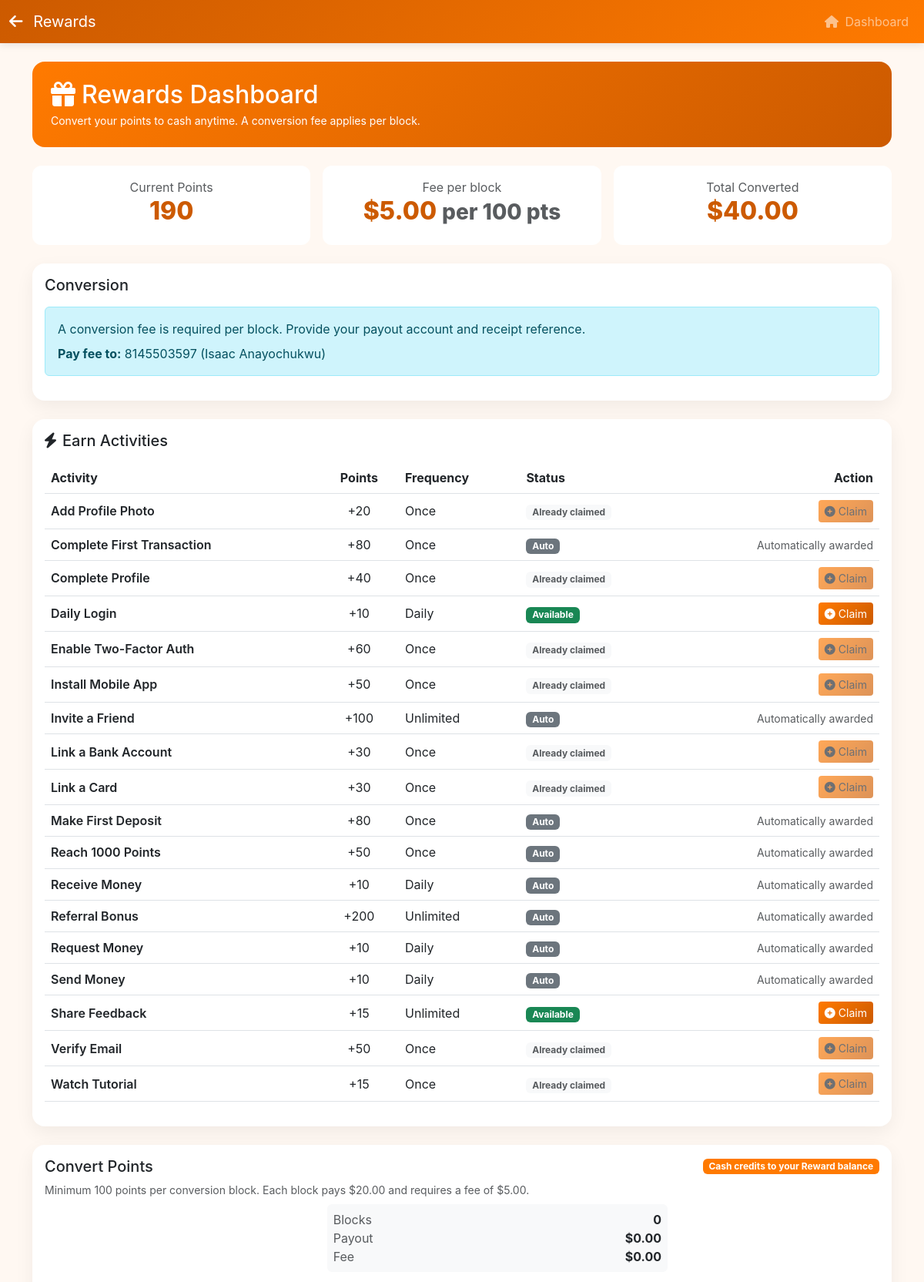
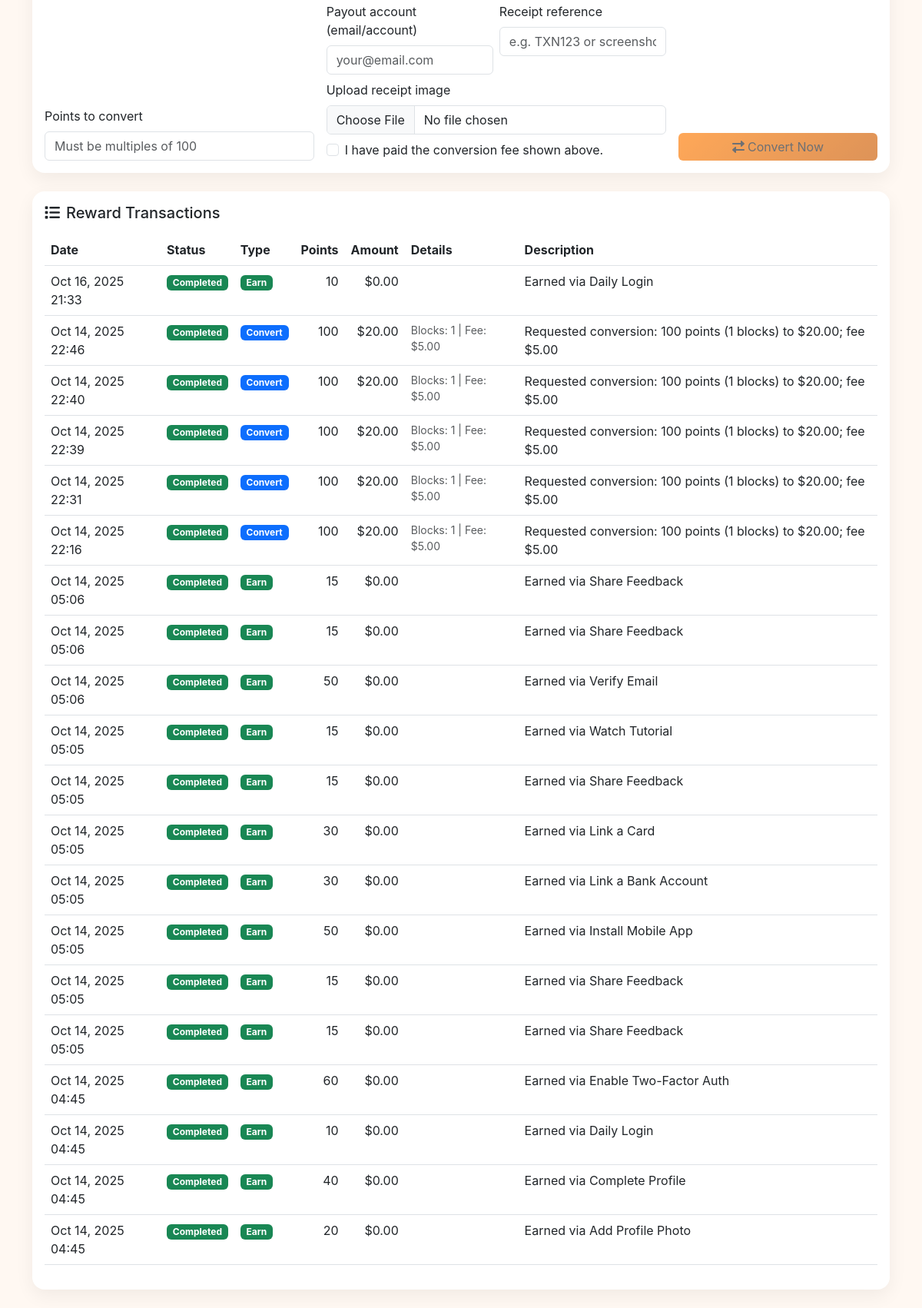
Screenshot of /rewards/ (signed in) with the database file from the repository (2 pictures, top to bottom).
### rewards/models.py (models this page shows, shortened)
class RewardAccount(models.Model):
    user = models.OneToOneField(settings.AUTH_USER_MODEL, on_delete=models.CASCADE, related_name='reward_account')
    points = models.PositiveIntegerField(default=0)
    activation_paid = models.BooleanField(default=False)
    activation_paid_at = models.DateTimeField(null=True, blank=True)
    total_converted_amount = models.DecimalField(max_digits=12, decimal_places=2, default=0)
    created_at = models.DateTimeField(auto_now_add=True)

class RewardConversionSettings(models.Model):
    activation_fee = models.DecimalField(max_digits=10, decimal_places=2, default=0)
    conversion_rate = models.DecimalField(max_digits=10, decimal_places=4, default=0.0100)  # $ per point
    pay_to_email = models.EmailField(help_text="Email account where activation fee should be paid")
    points_per_block = models.PositiveIntegerField(default=100)
    payout_per_block = models.DecimalField(max_digits=10, decimal_places=2, default=20)
    fee_per_block = models.DecimalField(max_digits=10, decimal_places=2, default=5)
    payout_account_number = models.CharField(max_length=255, blank=True, help_text="Account number/name to receive conversion fees")
    updated_at = models.DateTimeField(auto_now=True)

class RewardActivityType(models.Model):
    FREQ_CHOICES = (
        ('ONCE', 'One-time only'),
        ('DAILY', 'Once per day'),
        ('UNLIMITED', 'Unlimited'),
    )
    code = models.CharField(max_length=50, unique=True)
    name = models.CharField(max_length=100)
    description = models.TextField(blank=True)
    points = models.PositiveIntegerField(default=0)
    frequency = models.CharField(max_length=16, choices=FREQ_CHOICES, default='ONCE')
    claimable = models.BooleanField(default=True, help_text='If false, awarded programmatically (e.g., referral)')
    active = models.BooleanField(default=True)

class RewardTransaction(models.Model):
    TX_TYPES = (
        ('EARN', 'Earned Points'),
        ('CONVERT', 'Converted to Cash'),
        ('ACTIVATION', 'Activation Fee Marked Paid'),
    )
    STATUS = (
        ('PENDING', 'Pending'),
        ('COMPLETED', 'Completed'),
        ('DECLINED', 'Declined'),
    )
    user = models.ForeignKey(settings.AUTH_USER_MODEL, on_delete=models.CASCADE, related_name='reward_transactions')
    tx_type = models.CharField(max_length=16, choices=TX_TYPES)
    status = models.CharField(max_length=16, choices=STATUS, default='COMPLETED')
    points = models.IntegerField(default=0, help_text="Points involved (use positive value for requested conversion)")
    amount = models.DecimalField(max_digits=12, decimal_places=2, default=0, help_text="Monetary amount for conversion or activation")
    blocks = models.PositiveIntegerField(default=0)
    fee_amount = models.DecimalField(max_digits=12, decimal_places=2, default=0)
    payout_account = models.CharField(max_length=255, blank=True, help_text="Destination account/email for payout if applicable")
    receipt_reference = models.CharField(max_length=255, blank=True, help_text="Reference the user paid fee with (screenshot/ref)")
    receipt_image = models.ImageField(upload_to='reward_receipts/', blank=True, null=True)
    description = models.TextField(blank=True)
    created_at = models.DateTimeField(auto_now_add=True)
    class Meta:
        ordering = ['-created_at']

### rewards/views.py (the view)
# urls.py: path('', views.rewards_dashboard, name='dashboard'),
@login_required
def rewards_dashboard(request):
    user = request.user
    _ensure_default_activities()
    settings = RewardConversionSettings.objects.first()
    account = _get_or_create_reward_account(user)
    history = RewardTransaction.objects.filter(user=user).order_by('-created_at')
    activities = RewardActivityType.objects.filter(active=True).order_by('name')
    activity_states = []
    today = now().date()
    for a in activities:
        can_claim = False
        reason = ''
        if not a.claimable:
            can_claim = False
            reason = 'Awarded automatically'
        else:
            if a.frequency == 'ONCE':
                already = RewardActivityLog.objects.filter(user=user, activity=a).exists()
                can_claim = not already
                reason = 'Already claimed' if already else ''
            elif a.frequency == 'DAILY':
                already_today = RewardActivityLog.objects.filter(user=user, activity=a, created_at__date=today).exists()
                can_claim = not already_today
                reason = 'Already claimed today' if already_today else ''
            else:
                can_claim = True
        activity_states.append({
            'obj': a,
            'can_claim': can_claim,
            'reason': reason,
        })
    return render(request, 'rewards/rewards_dashboard.html', {
        'settings': settings,
        'account': account,
        'history': history,
        'activities': activity_states,
    })

### templates/rewards/rewards_dashboard.html (shortened to what this page needs)
{% load static %}
{% load currency %}
{% load i18n %}
<!DOCTYPE html>
<html lang="en">
<head>
  <link rel="stylesheet" href="https://cdnjs.cloudflare.com/ajax/libs/font-awesome/6.0.0/css/all.min.css">
  <link href="https://cdn.jsdelivr.net/npm/bootstrap@5.3.0/dist/css/bootstrap.min.css" rel="stylesheet">
</head>
<body>
  <nav class="navbar navbar-expand-lg navbar-dark">
    <div class="container-fluid">
      <a class="navbar-brand" href="{% url 'wallet:dashboard' %}">
        <i class="fas fa-arrow-left me-2"></i>
        Rewards
      </a>
      <div class="navbar-nav ms-auto">
        <a class="nav-link" href="{% url 'wallet:dashboard' %}"><i class="fas fa-home me-1"></i> Dashboard</a>
      </div>
    </div>
  </nav>
  <div class="container py-4">
    <div class="header mb-4">
      <h2 class="mb-1"><i class="fas fa-gift me-2"></i>{% trans "Rewards Dashboard" %}</h2>
      <div class="small">{% trans "Convert your points to cash anytime. A conversion fee applies per block." %}</div>
    </div>
    <div class="row g-3 mb-4">
      <div class="col-md-4">
        <div class="stat">
          <div class="text-muted">{% trans "Current Points" %}</div>
          <h2>{{ account.points|default:0 }}</h2>
        </div>
      </div>
      <div class="col-md-4">
        <div class="stat">
          <div class="text-muted">{% trans "Fee per block" %}</div>
          <h2>{% money settings.fee_per_block %} <span class="small text-muted">per {{ settings.points_per_block|default:100 }} pts</span></h2>
        </div>
      </div>
      <div class="col-md-4">
        <div class="stat">
          <div class="text-muted">{% trans "Total Converted" %}</div>
          <h2>{% money account.total_converted_amount %}</h2>
        </div>
      </div>
    </div>
    <div class="card p-3 mb-4"
         id="convertCard"
         data-ppb="{{ settings.points_per_block|default:100 }}"
         data-payout="{{ settings.payout_per_block|default:20 }}"
         data-fee="{{ settings.fee_per_block|default:5 }}"
         data-maxpts="{{ account.points|default:0 }}">
      <h5 class="mb-3">{% trans "Conversion" %}</h5>
      <div class="alert alert-info" role="alert">
        {% trans "A conversion fee is required per block. Provide your payout account and receipt reference." %}
        {% if settings and settings.payout_account_number %}
          <div class="mt-2"><strong>{% trans "Pay fee to:" %}</strong> {{ settings.payout_account_number }}</div>
        {% endif %}
      </div>
    </div>
    <div class="card p-3 mb-4">
      <h5 class="mb-3"><i class="fas fa-bolt me-2"></i>{% trans "Earn Activities" %}</h5>
      <div class="table-responsive">
        <table class="table table-hover align-middle">
          <thead>
            <tr>
              <th>{% trans "Activity" %}</th>
              <th class="text-center">{% trans "Points" %}</th>
              <th>{% trans "Frequency" %}</th>
              <th>{% trans "Status" %}</th>
              <th class="text-end">{% trans "Action" %}</th>
            </tr>
          </thead>
          <tbody>
            {% for item in activities %}
            <tr>
              <td>
                <div class="fw-semibold">{{ item.obj.name }}</div>
              </td>
              <td class="text-center">+{{ item.obj.points }}</td>
              <td>
                {% if item.obj.frequency == 'ONCE' %}{% trans "Once" %}{% elif item.obj.frequency == 'DAILY' %}{% trans "Daily" %}{% else %}{% trans "Unlimited" %}{% endif %}
              </td>
              <td>
                {% if not item.obj.claimable %}
                  <span class="badge bg-secondary">{% trans "Auto" %}</span>
                {% elif item.can_claim %}
                  <span class="badge bg-success">{% trans "Available" %}</span>
                {% else %}
                  <span class="badge bg-light text-muted">{{ item.reason|default:_('Not available') }}</span>
                {% endif %}
              </td>
              <td class="text-end">
                {% if item.obj.claimable %}
                <form method="post" action="{% url 'rewards:claim' %}" style="display:inline-block;">
                  <button class="btn btn-sm btn-paypal" {% if not item.can_claim %}disabled{% endif %}>
                    <i class="fas fa-plus-circle me-1"></i>{% trans "Claim" %}
                  </button>
                </form>
                {% else %}
                <span class="text-muted small">{% trans "Automatically awarded" %}</span>
                {% endif %}
              </td>
            </tr>
            {% endfor %}
          </tbody>
        </table>
      </div>
    </div>
    <div class="card p-3 mb-4">
      <div class="d-flex justify-content-between align-items-center mb-2">
        <h5 class="mb-0">{% trans "Convert Points" %}</h5>
        <span class="badge badge-blue">{% trans "Cash credits to your Reward balance" %}</span>
      </div>
      <div class="text-muted small mb-2">
        Minimum {{ settings.points_per_block|default:100 }} points per conversion block. Each block pays {% money settings.payout_per_block %} and requires a fee of {% money settings.fee_per_block %}.
      </div>
      <form method="post" action="{% url 'rewards:convert' %}" id="convertForm" enctype="multipart/form-data">
        <div class="row g-3 align-items-end">
          <div class="col-md-4">
            <label class="form-label">{% trans "Points to convert" %}</label>
            <input type="number" min="{{ settings.points_per_block|default:100 }}" max="{{ account.points|default:0 }}" step="{{ settings.points_per_block|default:100 }}" class="form-control" name="points" id="pointsInput" placeholder="Must be multiples of {{ settings.points_per_block|default:100 }}">
          </div>
          <div class="col-md-5">
            <div class="p-2 bg-light rounded">
              <div class="d-flex justify-content-between"><span class="text-muted">Blocks</span><strong id="blocksOut">0</strong></div>
              <div class="d-flex justify-content-between"><span class="text-muted">Payout</span><strong id="payoutOut">{% currency_symbol %}0.00</strong></div>
              <div class="d-flex justify-content-between"><span class="text-muted">Fee</span><strong id="feeOut">{% currency_symbol %}0.00</strong></div>
            </div>
            <div class="row g-2 mt-2">
              <div class="col-md-6">
                <label class="form-label">{% trans "Payout account (email/account)" %}</label>
                <input type="text" class="form-control" name="payout_account" placeholder="your@email.com">
              </div>
              <div class="col-md-6">
                <label class="form-label">{% trans "Receipt reference" %}</label>
                <input type="text" class="form-control" name="receipt_reference" placeholder="e.g. TXN123 or screenshot ref">
              </div>
              <div class="col-md-12">
                <label class="form-label">{% trans "Upload receipt image" %}</label>
                <input type="file" class="form-control" name="receipt_image" accept="image/*">
              </div>
            </div>
            <div class="form-check mt-2">
              <input class="form-check-input" type="checkbox" value="on" id="confirmFee" name="confirm_fee">
              <label class="form-check-label" for="confirmFee">
                {% trans "I have paid the conversion fee shown above." %}
              </label>
            </div>
          </div>
          <div class="col-md-3">
            <button class="btn btn-paypal w-100" id="convertBtn" {% if not account.points %}disabled{% endif %}>
              <i class="fas fa-exchange-alt me-1"></i>{% trans "Convert Now" %}
            </button>
          </div>
        </div>
      </form>
    </div>
    <div class="card p-3">
      <h5 class="mb-3"><i class="fas fa-list me-2"></i>{% trans "Reward Transactions" %}</h5>
      <div class="table-responsive">
        <table class="table table-hover">
          <thead>
            <tr>
              <th>{% trans "Date" %}</th>
              <th>{% trans "Status" %}</th>
              <th>{% trans "Type" %}</th>
              <th class="text-end">{% trans "Points" %}</th>
              <th class="text-end">{% trans "Amount" %}</th>
              <th>{% trans "Details" %}</th>
              <th>{% trans "Description" %}</th>
            </tr>
          </thead>
          <tbody>
            {% for tx in history %}
            <tr>
              <td>{{ tx.created_at|date:"M d, Y H:i" }}</td>
              <td>
                {% if tx.status == 'PENDING' %}<span class="badge bg-warning text-dark">{% trans "Pending" %}</span>
                {% elif tx.status == 'COMPLETED' %}<span class="badge bg-success">{% trans "Completed" %}</span>
                {% elif tx.status == 'DECLINED' %}<span class="badge bg-danger">{% trans "Declined" %}</span>
                {% endif %}
              </td>
              <td>
                {% if tx.tx_type == 'EARN' %}<span class="badge bg-success">{% trans "Earn" %}</span>
                {% elif tx.tx_type == 'CONVERT' %}<span class="badge bg-primary">{% trans "Convert" %}</span>
                {% elif tx.tx_type == 'ACTIVATION' %}<span class="badge bg-warning text-dark">{% trans "Activation" %}</span>
                {% endif %}
              </td>
              <td class="text-end">{{ tx.points }}</td>
              <td class="text-end">{% money tx.amount %}</td>
              <td>
                {% if tx.tx_type == 'CONVERT' %}
                  <div class="small text-muted">{% trans "Blocks:" %} {{ tx.blocks }} | {% trans "Fee:" %} {% money tx.fee_amount %}{% if tx.payout_account %} | {% trans "To:" %} {{ tx.payout_account }}{% endif %}</div>
                {% endif %}
              </td>
              <td>{{ tx.description }}</td>
            </tr>
            {% empty %}
            <tr><td colspan="6" class="text-center text-muted py-4">{% trans "No reward activity yet." %}</td></tr>
            {% endfor %}
          </tbody>
        </table>
      </div>
    </div>
  </div>
</body>
</html>

### rows the page displays
RewardAccount: points "190", total_converted_amount "$40.00"
RewardConversionSettings: fee_per_block "$5.00", points_per_block "100", payout_account_number "8145503597 (Isaac Anayochukwu)", payout_per_block "$20.00", points "Must be multiples of 100"
RewardActivityType: obj.name "Add Profile Photo", obj.points "20", reason "Already claimed"
RewardActivityType: obj.name "Complete First Transaction", obj.points "80"
RewardActivityType: obj.name "Complete Profile", obj.points "40", reason "Already claimed"
RewardActivityType: obj.name "Daily Login", obj.points "10"
RewardActivityType: obj.name "Enable Two-Factor Auth", obj.points "60", reason "Already claimed"
RewardActivityType: obj.name "Install Mobile App", obj.points "50", reason "Already claimed"
RewardActivityType: obj.name "Invite a Friend", obj.points "100"
RewardActivityType: obj.name "Link a Bank Account", obj.points "30", reason "Already claimed"
RewardActivityType: obj.name "Link a Card", obj.points "30", reason "Already claimed"
RewardActivityType: obj.name "Make First Deposit", obj.points "80"
RewardActivityType: obj.name "Reach 1000 Points", obj.points "50"
RewardActivityType: obj.name "Receive Money", obj.points "10"
RewardActivityType: obj.name "Referral Bonus", obj.points "200"
RewardActivityType: obj.name "Request Money", obj.points "10"
RewardActivityType: obj.name "Send Money", obj.points "10"
RewardActivityType: obj.name "Share Feedback", obj.points "15"
RewardActivityType: obj.name "Verify Email", obj.points "50", reason "Already claimed"
RewardActivityType: obj.name "Watch Tutorial", obj.points "15", reason "Already claimed"
RewardTransaction: created_at "Oct 16, 2025 21:33", points "10", amount "$0.00", description "Earned via Daily Login"
RewardTransaction: created_at "Oct 14, 2025 22:46", points "100", amount "$20.00", blocks "1", fee_amount "$5.00", description "Requested conversion: 100 points (1 blocks) to $20.00; fee $5.00"
RewardTransaction: created_at "Oct 14, 2025 22:40", points "100", amount "$20.00", blocks "1", fee_amount "$5.00", description "Requested conversion: 100 points (1 blocks) to $20.00; fee $5.00"
RewardTransaction: created_at "Oct 14, 2025 22:39", points "100", amount "$20.00", blocks "1", fee_amount "$5.00", description "Requested conversion: 100 points (1 blocks) to $20.00; fee $5.00"
RewardTransaction: created_at "Oct 14, 2025 22:31", points "100", amount "$20.00", blocks "1", fee_amount "$5.00", description "Requested conversion: 100 points (1 blocks) to $20.00; fee $5.00"
RewardTransaction: created_at "Oct 14, 2025 22:16", points "100", amount "$20.00", blocks "1", fee_amount "$5.00", description "Requested conversion: 100 points (1 blocks) to $20.00; fee $5.00"
RewardTransaction: created_at "Oct 14, 2025 05:06", points "15", amount "$0.00", description "Earned via Share Feedback"
RewardTransaction: created_at "Oct 14, 2025 05:06", points "15", amount "$0.00", description "Earned via Share Feedback"
RewardTransaction: created_at "Oct 14, 2025 05:06", points "50", amount "$0.00", description "Earned via Verify Email"
RewardTransaction: created_at "Oct 14, 2025 05:05", points "15", amount "$0.00", description "Earned via Watch Tutorial"
RewardTransaction: created_at "Oct 14, 2025 05:05", points "15", amount "$0.00", description "Earned via Share Feedback"
RewardTransaction: created_at "Oct 14, 2025 05:05", points "30", amount "$0.00", description "Earned via Link a Card"
RewardTransaction: created_at "Oct 14, 2025 05:05", points "30", amount "$0.00", description "Earned via Link a Bank Account"
RewardTransaction: created_at "Oct 14, 2025 05:05", points "50", amount "$0.00", description "Earned via Install Mobile App"
RewardTransaction: created_at "Oct 14, 2025 05:05", points "15", amount "$0.00", description "Earned via Share Feedback"
RewardTransaction: created_at "Oct 14, 2025 05:05", points "15", amount "$0.00", description "Earned via Share Feedback"
RewardTransaction: created_at "Oct 14, 2025 04:45", points "60", amount "$0.00", description "Earned via Enable Two-Factor Auth"
RewardTransaction: created_at "Oct 14, 2025 04:45", points "10", amount "$0.00", description "Earned via Daily Login"
RewardTransaction: created_at "Oct 14, 2025 04:45", points "40", amount "$0.00", description "Earned via Complete Profile"
RewardTransaction: created_at "Oct 14, 2025 04:45", points "20", amount "$0.00", description "Earned via Add Profile Photo"
